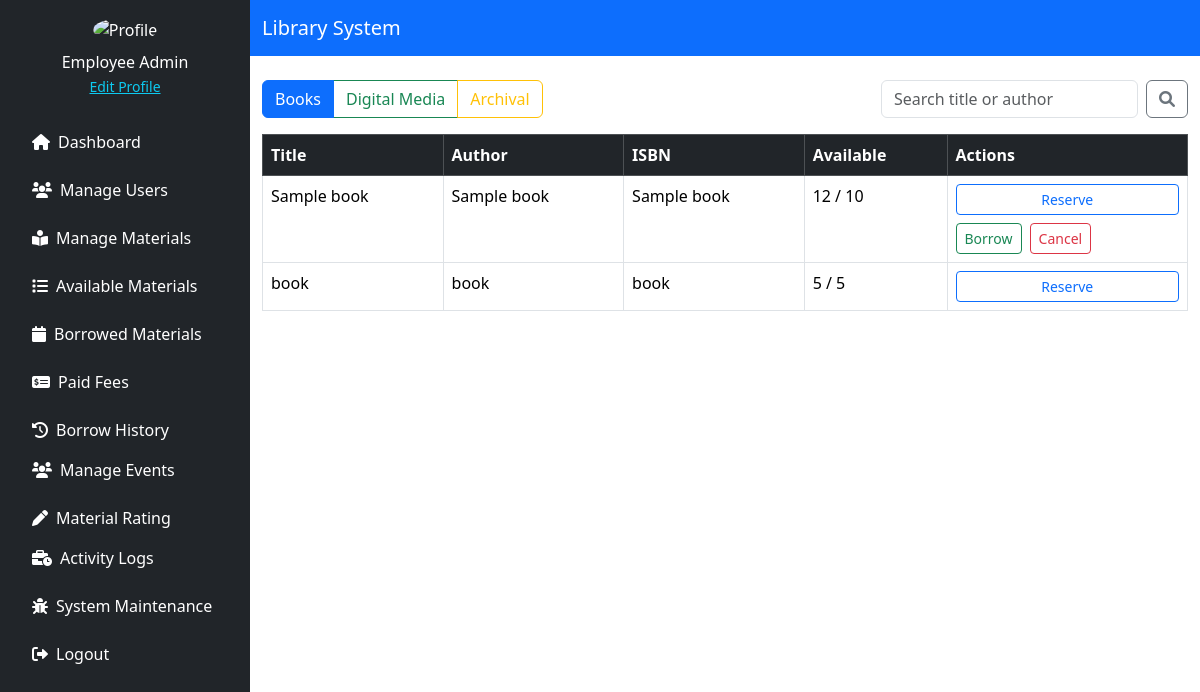
The app's page /source/employee/available_materials.php (signed in), older data.
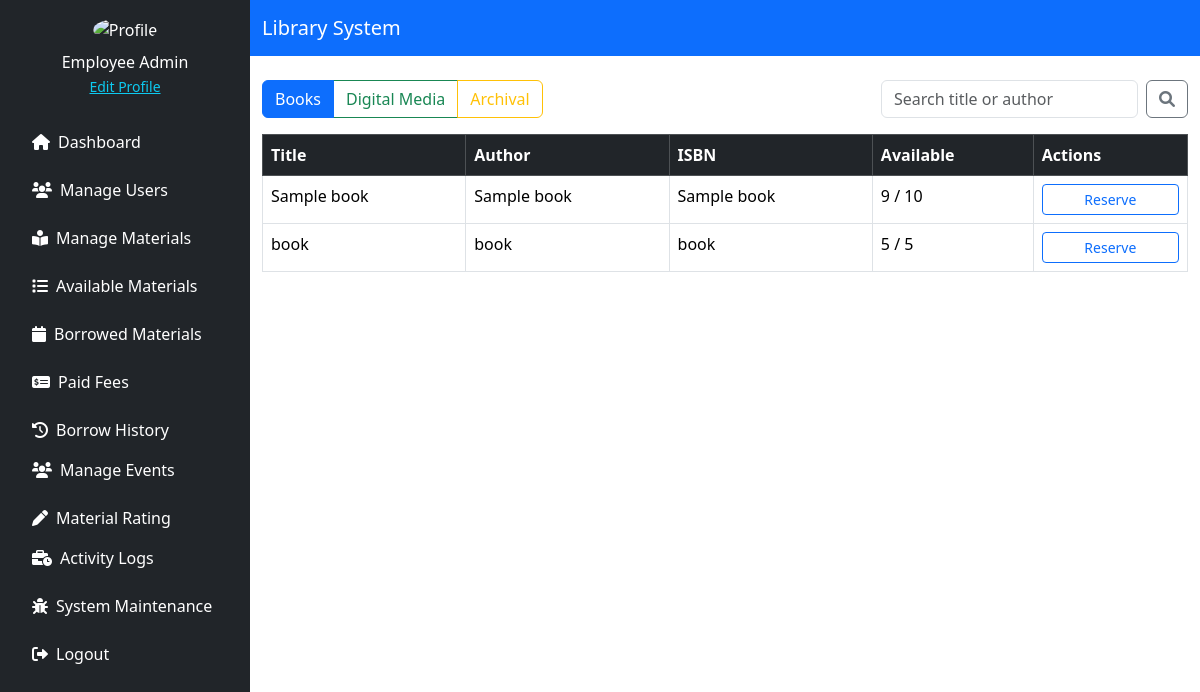
The same page, newer data.
### tables this page shows
CREATE TABLE `material_books` (
  `id` int(11) NOT NULL,
  `title` varchar(255) NOT NULL,
  `author` varchar(255) NOT NULL,
  `isbn` varchar(20) DEFAULT NULL,
  `publisher` varchar(255) DEFAULT NULL,
  `year_published` year(4) DEFAULT NULL,
  `quantity` int(11) DEFAULT 1,
  `available` int(11) DEFAULT 1,
  `status` enum('Available','Archived') DEFAULT 'Available',
  `genre` varchar(255) DEFAULT NULL,
  `average_rating` decimal(3,1) DEFAULT 0.0,
  `review_count` int(11) DEFAULT 0
);

### source/employee/available_materials.php (the view, shortened to what the changed rows need)
<?php
include '../../config/db_conn.php';
$filter = $_GET['filter'] ?? 'books';
$queryParams = [];
$queryWhere = "";
switch ($filter) {
    default:
        $query = "SELECT * FROM material_books WHERE available > 0 $queryWhere";
        break;
}
$stmt = $pdo->prepare($query);
$stmt->execute($queryParams);
$materials = $stmt->fetchAll(PDO::FETCH_ASSOC);
$stmtTrans = $pdo->prepare("
    SELECT material_type, material_id, customer_id, action, due_date
    FROM material_transactions
    WHERE action IN ('Reserve', 'Request Access', 'Grant Access')
");
$stmtTrans->execute();
$requests = $stmtTrans->fetchAll(PDO::FETCH_ASSOC);
$requestMap = [];
foreach ($requests as $req) {
    $key = $req['material_type'].'_'.$req['material_id'];
    if (!isset($requestMap[$key])) {
        $requestMap[$key] = [];
    }
    $requestMap[$key][] = $req;
}
?>
<!DOCTYPE html>
<html lang="en">
<head>
    <link href="https://cdn.jsdelivr.net/npm/bootstrap@5.3.3/dist/css/bootstrap.min.css" rel="stylesheet" />
    <link href="https://cdnjs.cloudflare.com/ajax/libs/font-awesome/6.0.0/css/all.min.css" rel="stylesheet">
</head>
<body>
<div class="d-flex">
    <div class="flex-grow-1">
        <div class="container mt-4">
            <table class="table table-bordered">
                <thead class="table-dark">
                <tr>
                    <th>Title</th>
                    <th>Author</th>
                    <?php if ($filter === 'books'): ?><th>ISBN</th><th>Available</th><?php endif; ?>
                    <th>Actions</th>
                </tr>
                </thead>
                <tbody>
                    <?php foreach ($materials as $item):
                        $materialId = $item['id'];
                        $materialType = $filter === 'books' ? 'book' : ($filter === 'digital' ? 'digital' : 'research');
                        $requestKey = $materialType.'_'.$materialId;
                        $hasRequests = isset($requestMap[$requestKey]);
                        $hasPendingRequests = false;
                        if ($hasRequests) {
                            foreach ($requestMap[$requestKey] as $req) {
                                if ($req['action'] === 'Request Access' || $req['action'] === 'Reserve') {
                                    $hasPendingRequests = true;
                                }
                            }
                        }
                        ?>
                        <tr>
                            <td><?= htmlspecialchars($item['title']) ?></td>
                            <td><?= htmlspecialchars($item['author']) ?></td>
                            <?php if ($filter === 'books'): ?>
                                <td><?= htmlspecialchars($item['isbn']) ?></td>
                                <td><?= (int)$item['available'] ?> / <?= (int)$item['quantity'] ?></td>
                            <?php elseif ($filter === 'digital'): ?>
                                <td><?= htmlspecialchars($item['media_type']) ?></td>
                            <?php elseif ($filter === 'archival'): ?>
                                <td><?= htmlspecialchars($item['description']) ?></td>
                            <?php endif; ?>
                            <td>
                                <div class="d-flex flex-column gap-2">
                                    <?php if ($filter === 'books' && $item['available'] > 0 || $filter !== 'books'): ?>
                                        <button class="btn btn-outline-primary btn-sm" data-bs-toggle="modal" data-bs-target="#requestModal_<?= $materialId ?>">
                                            <?= ($filter === 'books') ? 'Reserve' : 'Request Access' ?>
                                        </button>
                                    <?php endif; ?>
                                    <?php if ($hasPendingRequests): ?>
                                        <div class="d-flex gap-2">
                                            <button class="btn btn-outline-success btn-sm" data-bs-toggle="modal" data-bs-target="#approveModal_<?= $materialId ?>">
                                                <?= ($filter === 'books') ? 'Borrow' : 'Grant Access' ?>
                                            </button>
                                            <button class="btn btn-outline-danger btn-sm" data-bs-toggle="modal" data-bs-target="#cancelModal_<?= $materialId ?>">
                                                <?= ($filter === 'books') ? 'Cancel' : 'Cancel Request' ?>
                                            </button>
                                        </div>
                                    <?php endif; ?>
                                </div>
                            </td>
                        </tr>
                    <?php endforeach; ?>
                </tbody>
            </table>
        </div>
    </div>
</div>
</body>
</html>

Row changes from the older to the newer data that the page shows:
changed material_books "Sample book": available "12" → "9"; no longer shows "Borrow Cancel"
